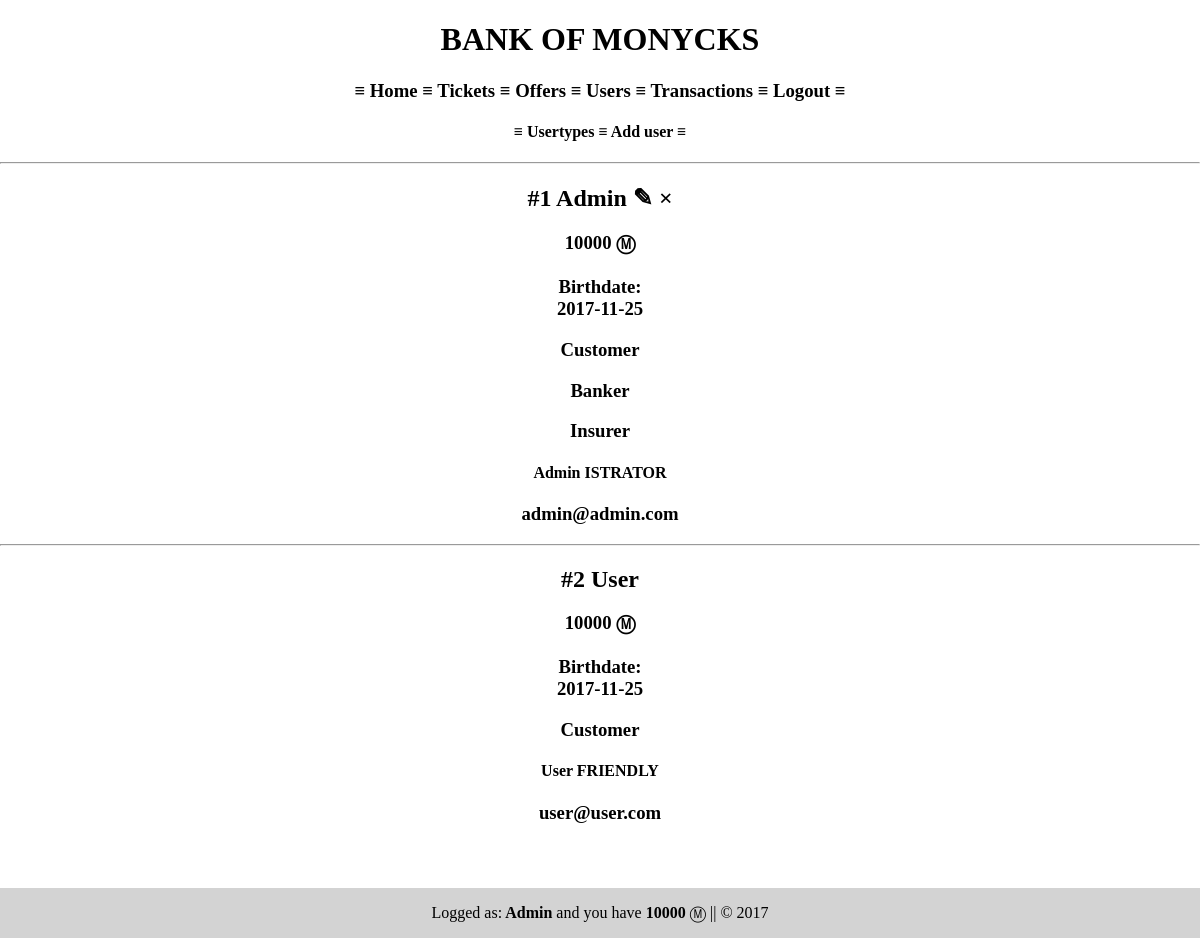
Screenshot of /index.php?user=list (signed in) with the database file from the repository.
### tables this page shows
CREATE TABLE `users` (
  `id` int(11) NOT NULL,
  `firstname` varchar(100) NOT NULL,
  `lastname` varchar(100) NOT NULL,
  `email` varchar(100) NOT NULL,
  `login` varchar(100) NOT NULL,
  `password` varchar(255) NOT NULL,
  `birthday` date NOT NULL
);

CREATE TABLE `user_types` (
  `id` int(11) NOT NULL,
  `type` varchar(50) NOT NULL
);

### models/users.php (called while the page is built, shortened)
<?php
function getUsers($bdd)
{
    $result = $bdd->query("SELECT * FROM users");
    return $result;
}
function getTypeByUsers($bdd,$id)
{
    $result = $bdd->query("SELECT ut.type FROM user_types ut, user_types_users utu
    WHERE ut.id=utu.id_user_type AND utu.id_user = $id ");
    return $result;
}
function getCredit($bdd,$id) {
    $result = $bdd->query("SELECT SUM(t.amount) AS cred, u.id FROM transactions t, users u WHERE t.id_receiver=u.id AND u.id=$id ");
    $line=$result->fetch_assoc();
    return $line['cred'];
}
function getDebit($bdd,$id) {
    $result = $bdd->query("SELECT SUM(t.amount) AS deb, u.id FROM transactions t, users u WHERE t.id_sender=u.id AND u.id=$id ");
    $line=$result->fetch_assoc();
    return $line['deb'];
}
function userBalance($bdd,$id){
    $starter=10000;
    $balance = $starter +  getCredit($bdd,$id) -  getDebit($bdd,$id);
    if($balance < 0) {
        return $balance.' You must contact your banker !';
    } else {
        return $balance;
    }
}

### functions.php (called while the page is built, shortened)
        <?php
function isAdmin() {
    if (isset($_SESSION['roles'])) {
        $array = $_SESSION['roles'];
        if (in_array('Banker', $array)) {
            return true;
        } else {
            return false;
        }
    } else {
        return false;
    }
}

### config.php (called while the page is built, shortened)
<?php
$project_path = '/Monycks/';

### views/listUserView.php (the view, shortened to what this page needs)
<h4>≡
    <a href="<?php $project_path ?>index.php?type=userlist">Usertypes</a> ≡
    <a href="<?php $project_path ?>index.php?user=create">Add user</a> ≡
</h4>
<?php
foreach (getUsers($bdd) as $rs) {
    echo '<hr><h2>#' . $rs['id'] . ' ' . $rs['login'];
    if (isset($_SESSION['login'])) {
        if ($rs['login'] == $_SESSION['login'] | isAdmin()) {
            echo ' <a href="' . $project_path . 'index.php?user=edit&id=' . $rs['id'] . '">✎</a>
<a href="' . $project_path . 'index.php?user=deleteAction&id=' . $rs['id'] . '">×</a></h2>';
        }
    }
 echo ' <h3>'.userBalance($bdd,$rs['id']).' Ⓜ<br><br>';
    echo 'Birthdate:<br>'.$rs['birthday'] . '</h3>';
    foreach (getTypeByUsers($bdd, $rs['id']) as $rs2) {
        echo '<h3>' . $rs2['type'] . '</h3>';
    }
    echo '<h4>' . $rs['firstname'] . ' ' . $rs['lastname'] . '</h4>
              <h3>' . $rs['email'] . '</h3>';
}
?>

### views/css/main.css (style rules this page uses)
html,body { text-align: center; padding-bottom: 30px; margin: 0; }
a { text-decoration: none; color: black; }

### rows the page displays
users: id "1", login "Admin", id "10000", birthday "2017-11-25", firstname "Admin", lastname "ISTRATOR", email "admin@admin.com"
user_types: type "Customer"
user_types: type "Banker"
user_types: type "Insurer"
users: id "2", login "User", id "10000", birthday "2017-11-25", firstname "User", lastname "FRIENDLY", email "user@user.com"

### other values shown
$project_title "BANK OF MONYCKS"
$_SESSION['login'] "Admin"
userBalance($bdd,$_SESSION['id']) "10000"
